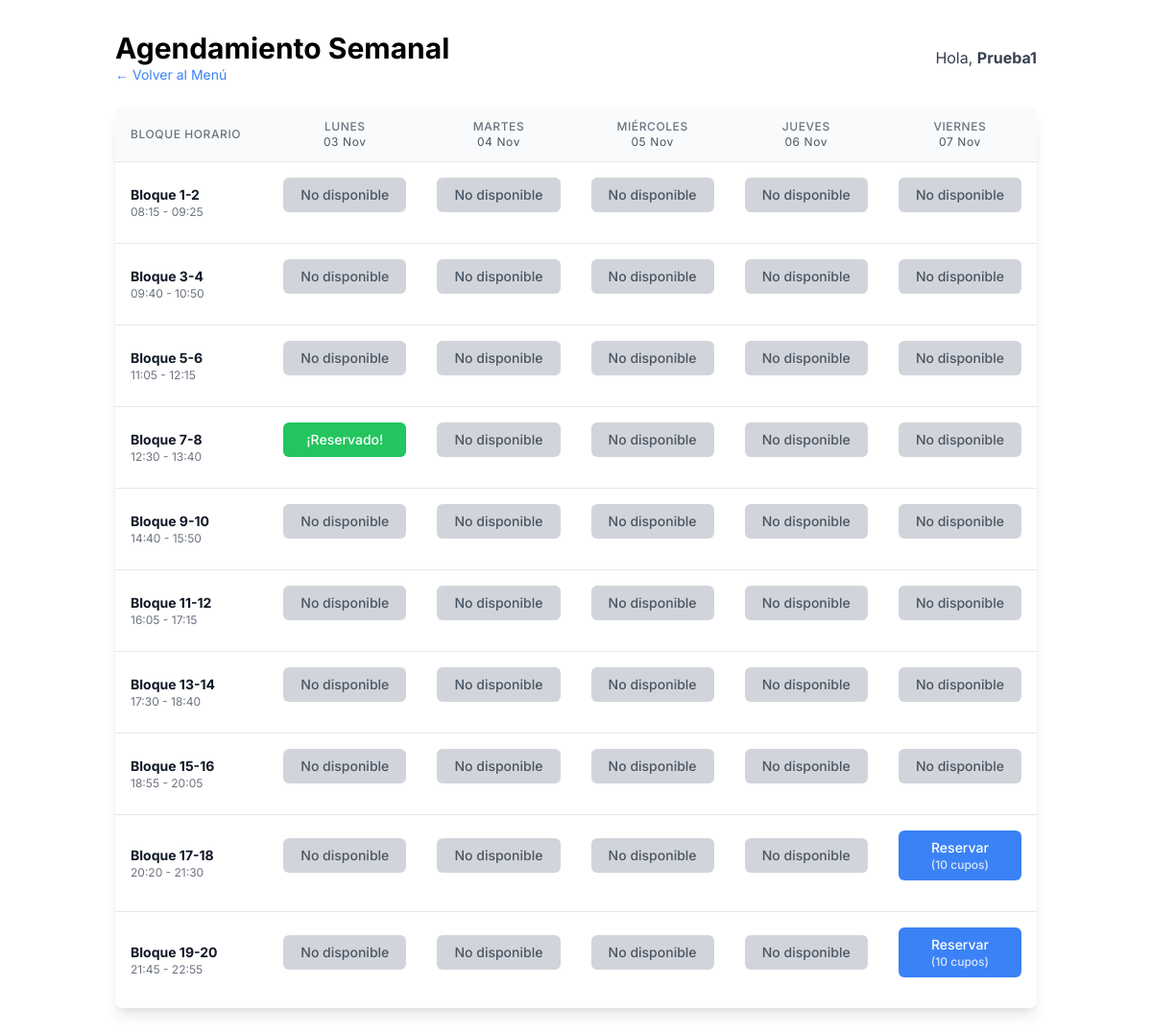
Screenshot of /agendar/ (signed in) with the database file from the repository.
### agendamiento/models.py (models this page shows, shortened)
class BloqueHorario(models.Model):
    nombre = models.CharField(max_length=50, unique=True, help_text="Ej: Bloque 1-2")
    hora_inicio = models.TimeField()
    hora_fin = models.TimeField()
    capacidad_maxima = models.PositiveIntegerField(default=10)
    class Meta:
        verbose_name = "Bloque Horario"
        verbose_name_plural = "Bloques Horarios"
        ordering = ['hora_inicio']

### agendamiento/views.py (the view, shortened to what this page needs)
# urls.py: path('agendar/', views.vista_agendamiento, name='vista_agendamiento'),
@login_required
def vista_agendamiento(request):
    hoy = timezone.localdate()
    ahora = timezone.now()
    lunes_de_esta_semana = hoy - datetime.timedelta(days=hoy.weekday())
    dias_de_la_semana = [lunes_de_esta_semana + datetime.timedelta(days=i) for i in range(5)]
    bloques_horarios = BloqueHorario.objects.all().order_by('hora_inicio')
    reservas_usuario = Reserva.objects.filter(
        usuario=request.user,
        fecha__in=dias_de_la_semana
    ).values_list('bloque_id', 'fecha')
    set_reservas_usuario = set((r[0], r[1]) for r in reservas_usuario)
    todas_las_reservas = Reserva.objects.filter(
        fecha__in=dias_de_la_semana
    ).values('bloque', 'fecha').annotate(conteo=Count('id'))
    conteo_reservas = {
        (reserva['bloque'], reserva['fecha']): reserva['conteo']
        for reserva in todas_las_reservas
    }
    datos_para_plantilla = []
    for bloque in bloques_horarios:
        datos_de_la_fila = []
        for dia in dias_de_la_semana:
            reservas_count = conteo_reservas.get((bloque.id, dia), 0)
            cupos_disponibles = bloque.capacidad_maxima - reservas_count
            reservado_por_usuario = (bloque.id, dia) in set_reservas_usuario
            hora_inicio_reserva = datetime.datetime.combine(dia, bloque.hora_inicio)
            try:
                current_tz = timezone.get_current_timezone()
                hora_inicio_reserva_tz = timezone.make_aware(hora_inicio_reserva, current_tz)
            except Exception:
                hora_inicio_reserva_tz = timezone.make_aware(hora_inicio_reserva, timezone.utc)
            es_pasado = hora_inicio_reserva_tz < ahora
            datos_de_la_fila.append({
                'cupos': cupos_disponibles,
                'reservado': reservado_por_usuario,
                'fecha_str': dia.isoformat(),
                'es_pasado': es_pasado
            })
        datos_para_plantilla.append((bloque, datos_de_la_fila))
    context = {
        'dias_de_la_semana': dias_de_la_semana,
        'datos_para_plantilla': datos_para_plantilla,
    }
    return render(request, 'agendamiento/agendar.html', context)

### agendamiento/templates/agendamiento/agendar.html (shortened to what this page needs)
<script src="https://cdn.tailwindcss.com"></script>
<div class="container mx-auto p-4 md:p-8">
    <div class="flex justify-between items-center mb-6">
        <div>
            <h1 class="text-3xl font-bold">Agendamiento Semanal</h1>
            <a href="{% url 'vista_principal' %}" class="text-sm text-blue-500 hover:text-blue-700">
                &larr; Volver al Menú
            </a>
        </div>
        <div class="text-right">
            <span class="text-gray-700">Hola, <strong>{{ user.username }}</strong></span>
        </div>
    </div>
    <div class="bg-white shadow-lg rounded-lg overflow-x-auto">
        <table class="min-w-full divide-y divide-gray-200">
            <thead class="bg-gray-50">
                <tr>
                    <th scope="col"
                        class="px-4 py-3 text-left text-xs font-medium text-gray-500 uppercase tracking-wider">
                        Bloque Horario
                    </th>
                    {% for dia in dias_de_la_semana %}
                    <th scope="col"
                        class="px-4 py-3 text-center text-xs font-medium text-gray-500 uppercase tracking-wider">
                        {{ dia|date:"l" }} <br>
                        <span class="font-normal normal-case text-gray-600">{{ dia|date:"d M" }}</span>
                    </th>
                    {% endfor %}
                </tr>
            </thead>
            <tbody class="bg-white divide-y divide-gray-200">
                {% for bloque, datos_de_la_fila in datos_para_plantilla %}
                <tr>
                    <td class="px-4 py-4 whitespace-nowrap">
                        <div class="font-bold text-sm text-gray-900">{{ bloque.nombre }}</div>
                        <div class="text-xs text-gray-500">{{ bloque.hora_inicio|time:"H:i" }} - {{ bloque.hora_fin|time:"H:i" }}</div>
                    </td>
                    {% for datos_celda in datos_de_la_fila %}
                    <td class="px-4 py-4 whitespace-nowrap text-center">
                        <form action="{% url 'vista_agendamiento' %}" method="POST" class="w-full">
                            {% if datos_celda.reservado %}
                            <button type="button"
                                class="w-full bg-green-500 text-white py-2 px-3 rounded-md text-sm font-medium cursor-not-allowed"
                                disabled>
                                ¡Reservado!
                            </button>
                            {% elif datos_celda.es_pasado %}
                            <button type="button"
                                class="w-full bg-gray-300 text-gray-600 py-2 px-3 rounded-md text-sm font-medium cursor-not-allowed"
                                disabled>
                                No disponible
                            </button>
                            {% elif datos_celda.cupos > 0 %}
                            <button type="submit"
                                class="w-full bg-blue-500 text-white py-2 px-3 rounded-md text-sm font-medium hover:bg-blue-600 transition">
                                Reservar
                                <span class="block text-xs opacity-80">({{ datos_celda.cupos }} cupos)</span>
                            </button>
                            {% else %}
                            <button type="button"
                                class="w-full bg-gray-300 text-gray-600 py-2 px-3 rounded-md text-sm font-medium cursor-not-allowed"
                                disabled>
                                Lleno
                            </button>
                            {% endif %}
                        </form>
                    </td>
                    {% endfor %}
                </tr>
                {% endfor %}
            </tbody>
        </table>
    </div>
</div>

### rows the page displays
BloqueHorario: nombre "Bloque 1-2", hora_inicio "08:15", hora_fin "09:25"
BloqueHorario: nombre "Bloque 3-4", hora_inicio "09:40", hora_fin "10:50"
BloqueHorario: nombre "Bloque 5-6", hora_inicio "11:05", hora_fin "12:15"
BloqueHorario: nombre "Bloque 7-8", hora_inicio "12:30", hora_fin "13:40"
BloqueHorario: nombre "Bloque 9-10", hora_inicio "14:40", hora_fin "15:50"
BloqueHorario: nombre "Bloque 11-12", hora_inicio "16:05", hora_fin "17:15"
BloqueHorario: nombre "Bloque 13-14", hora_inicio "17:30", hora_fin "18:40"
BloqueHorario: nombre "Bloque 15-16", hora_inicio "18:55", hora_fin "20:05"
BloqueHorario: nombre "Bloque 17-18", hora_inicio "20:20", hora_fin "21:30", cupos "10"
BloqueHorario: nombre "Bloque 19-20", hora_inicio "21:45", hora_fin "22:55", cupos "10"

### other values shown
{{ user.username }} "Prueba1"
{{ dia|date:"l" }} "LUNES" "MARTES" "MIÉRCOLES" "JUEVES" "VIERNES"
{{ dia|date:"d M" }} "03 Nov" "04 Nov" "05 Nov" "06 Nov" "07 Nov"
